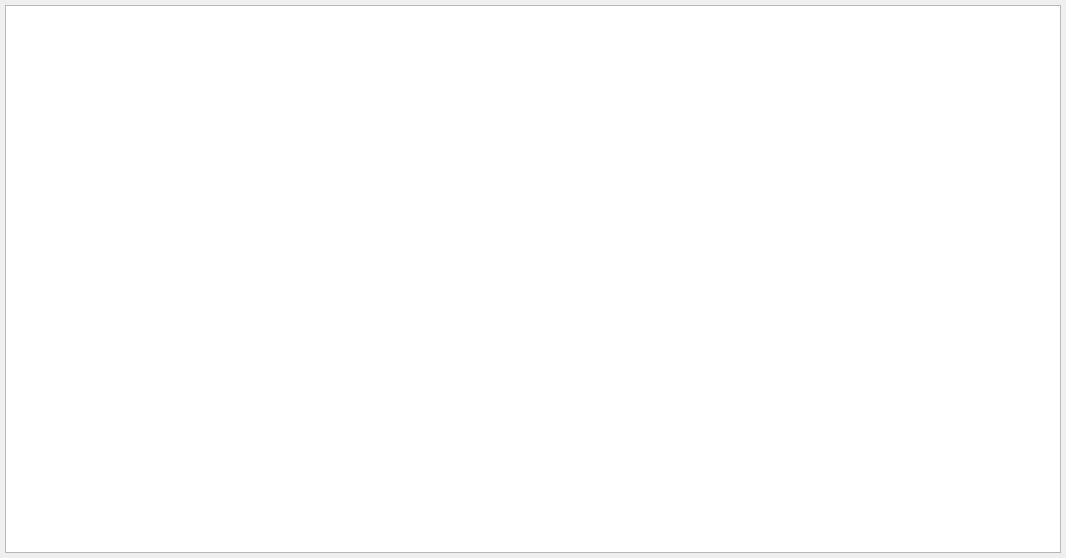
<?xml version="1.0" encoding="UTF-8"?>
<ui version="4.0">
 <class>Channels</class>
 <widget class="QDialog" name="Channels">
  <property name="geometry">
   <rect>
    <x>0</x>
    <y>0</y>
    <width>1066</width>
    <height>558</height>
   </rect>
  </property>
  <property name="windowTitle">
   <string>Dialog</string>
  </property>
  <layout class="QGridLayout" name="gridLayout" rowstretch="0" columnstretch="0" rowminimumheight="0" columnminimumwidth="0">
   <property name="sizeConstraint">
    <enum>QLayout::SetMinAndMaxSize</enum>
   </property>
   <property name="leftMargin">
    <number>5</number>
   </property>
   <property name="topMargin">
    <number>5</number>
   </property>
   <property name="rightMargin">
    <number>5</number>
   </property>
   <property name="bottomMargin">
    <number>5</number>
   </property>
   <property name="spacing">
    <number>5</number>
   </property>
   <item row="0" column="0">
    <widget class="QTableWidget" name="tableWidget">
     <property name="font">
      <font>
       <family>Courier New</family>
       <pointsize>10</pointsize>
      </font>
     </property>
     <property name="contextMenuPolicy">
      <enum>Qt::CustomContextMenu</enum>
     </property>
     <property name="alternatingRowColors">
      <bool>true</bool>
     </property>
     <property name="selectionMode">
      <enum>QAbstractItemView::ExtendedSelection</enum>
     </property>
     <property name="selectionBehavior">
      <enum>QAbstractItemView::SelectRows</enum>
     </property>
     <attribute name="horizontalHeaderStretchLastSection">
      <bool>true</bool>
     </attribute>
     <attribute name="verticalHeaderStretchLastSection">
      <bool>true</bool>
     </attribute>
    </widget>
   </item>
  </layout>
 </widget>
 <resources/>
 <connections/>
</ui>
